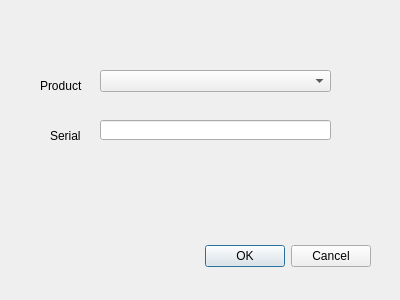
<?xml version="1.0" encoding="UTF-8"?>
<ui version="4.0">
 <class>Dialog</class>
 <widget class="QDialog" name="Dialog">
  <property name="geometry">
   <rect>
    <x>0</x>
    <y>0</y>
    <width>400</width>
    <height>300</height>
   </rect>
  </property>
  <property name="windowTitle">
   <string>Dialog</string>
  </property>
  <widget class="QDialogButtonBox" name="buttonBox">
   <property name="geometry">
    <rect>
     <x>30</x>
     <y>240</y>
     <width>341</width>
     <height>32</height>
    </rect>
   </property>
   <property name="orientation">
    <enum>Qt::Horizontal</enum>
   </property>
   <property name="standardButtons">
    <set>QDialogButtonBox::Cancel|QDialogButtonBox::Ok</set>
   </property>
  </widget>
  <widget class="QComboBox" name="product">
   <property name="geometry">
    <rect>
     <x>100</x>
     <y>70</y>
     <width>231</width>
     <height>22</height>
    </rect>
   </property>
  </widget>
  <widget class="QLabel" name="head1">
   <property name="geometry">
    <rect>
     <x>40</x>
     <y>80</y>
     <width>56</width>
     <height>12</height>
    </rect>
   </property>
   <property name="text">
    <string>Product</string>
   </property>
  </widget>
  <widget class="QLabel" name="head2">
   <property name="geometry">
    <rect>
     <x>50</x>
     <y>130</y>
     <width>56</width>
     <height>12</height>
    </rect>
   </property>
   <property name="text">
    <string>Serial</string>
   </property>
  </widget>
  <widget class="QLineEdit" name="serialnumber">
   <property name="geometry">
    <rect>
     <x>100</x>
     <y>120</y>
     <width>231</width>
     <height>20</height>
    </rect>
   </property>
  </widget>
 </widget>
 <resources/>
 <connections>
  <connection>
   <sender>buttonBox</sender>
   <signal>accepted()</signal>
   <receiver>Dialog</receiver>
   <slot>accept()</slot>
   <hints>
    <hint type="sourcelabel">
     <x>248</x>
     <y>254</y>
    </hint>
    <hint type="destinationlabel">
     <x>157</x>
     <y>274</y>
    </hint>
   </hints>
  </connection>
  <connection>
   <sender>buttonBox</sender>
   <signal>rejected()</signal>
   <receiver>Dialog</receiver>
   <slot>reject()</slot>
   <hints>
    <hint type="sourcelabel">
     <x>316</x>
     <y>260</y>
    </hint>
    <hint type="destinationlabel">
     <x>286</x>
     <y>274</y>
    </hint>
   </hints>
  </connection>
 </connections>
</ui>
